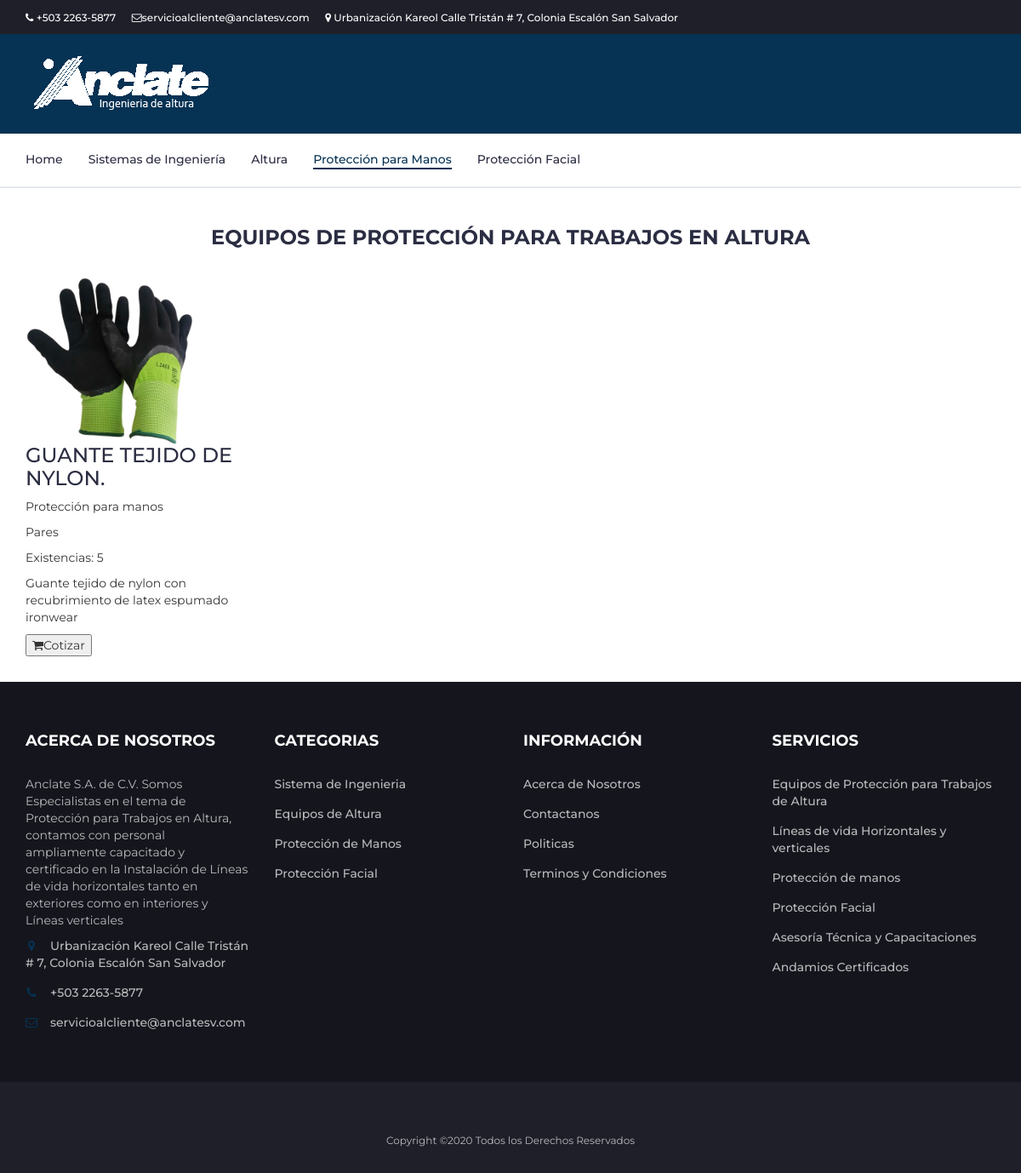
The page /productos/ppmanos.php on the database its author committed.
### tables this page shows
CREATE TABLE IF NOT EXISTS `producto` (
  `idProducto` varchar(25) NOT NULL,
  `nombre` varchar(80) NOT NULL,
  `descripcion` varchar(100) NOT NULL,
  `imagen` varchar(150) DEFAULT NULL,
  `stock` int(11) DEFAULT NULL,
  `idTipoProducto` int(11) DEFAULT NULL,
  `idMedida` int(11) NOT NULL,
  PRIMARY KEY (`idProducto`),
  KEY `idMedida` (`idMedida`),
  KEY `idTipoProducto` (`idTipoProducto`)
);

CREATE TABLE IF NOT EXISTS `tipoproducto` (
  `idTipoProducto` int(11) NOT NULL AUTO_INCREMENT,
  `tipoProducto` varchar(100) DEFAULT NULL,
  PRIMARY KEY (`idTipoProducto`)
);

CREATE TABLE IF NOT EXISTS `medida` (
  `idMedida` int(11) NOT NULL,
  `medida` varchar(25) NOT NULL,
  PRIMARY KEY (`idMedida`)
);

### productos/ppmanos.php (the view, shortened to what this page needs)
<!DOCTYPE html>
<html lang="en">
	<head>
 		<link type="text/css" rel="stylesheet" href="../css/bootstrap.min.css"/>
 		<link type="text/css" rel="stylesheet" href="../css/slick.css"/>
 		<link type="text/css" rel="stylesheet" href="../css/slick-theme.css"/>
 		<link type="text/css" rel="stylesheet" href="../css/nouislider.min.css"/>
 		<link rel="stylesheet" href="../css/font-awesome.min.css">
 		<link type="text/css" rel="stylesheet" href="../css/style.css"/>
    </head>
	<body>
		<header>
			<div id="top-header">
				<div class="container">
					<ul class="header-links pull-left">
						<li><a href="#"><i class="fa fa-phone"></i> +503 2263-5877 </a></li>
						<li><a href="#"><i class="fa fa-envelope-o"></i>servicioalcliente@anclatesv.com</a></li>
						<li><a href="#"><i class="fa fa-map-marker"></i> Urbanización Kareol Calle Tristán # 7, Colonia Escalón
							San Salvador </a></li>
					</ul>
				</div>
			</div>
			<div id="header">
				<div class="container">
					<div class="row">
						<div class="col-md-3">
							<div class="header-logo">
								<a href="#" class="logo">
									<img src="../img/logo2.png" alt="">
								</a>
							</div>
						</div>
							</div>
						</div>
					</div>
		</header>
		<nav id="navigation">
			<div class="container">
				<div id="responsive-nav">
					<ul class="main-nav nav navbar-nav">
						<li><a href="../index.html">Home</a></li>
						<li><a href="sisIngeniera.php">Sistemas de Ingeniería</a></li>
						<li><a href="altura.php">Altura</a></li>
						<li class="active"><a href="ppmanos.php">Protección para Manos</a></li>
						<li><a href="ppfacial.php">Protección Facial</a></li>
					</ul>
				</div>
			</div>
		</nav>
		<div class="section">
			<div class="container">
				<div class="row">
					<div class="col-md-12">
						<div class="section-title text-center">
							<h3 class="title">Equipos de Protección para trabajos en altura</h3>
						</div>
					</div>
<?php
		$host = "localhost";
    $basededatos = "anclate";
    $usuariodb = "root";
    $clavedb = "";
    $conexion = new mysqli($host,$usuariodb,$clavedb,$basededatos);
    if($conexion->connect_errno){
        echo '<script language="javascript">alert("Error en la conexion de la BDD");</script>';
        exit();
    }else{
        $query = mysqli_query($conexion,"SELECT * FROM producto AS p INNER JOIN tipoproducto AS tp ON p.idTipoProducto= tp.idTipoProducto INNER JOIN medida AS m ON p.idMedida = m.idMedida WHERE p.idTipoProducto = '3' ");
    $result = mysqli_num_rows($query);
    if($result > 0){
        while ($data = mysqli_fetch_array($query)){
?>
					<div class="col-md-3 col-xs-6">
						<div class="product">
							<div class="product-img">
                            <img src="../img/<?php echo $data["imagen"]?>" height="200" width="200"/>
							</div>
							<div class="product-body">
								<h3 class="product-name"><a href="#"><?php echo $data["nombre"]?></a></h3>
                                <p class="product-category"><?php echo $data["tipoProducto"]?></p>
                                <p class="product-category"><?php echo $data["medida"]?></p>
                                <p class="product-category">Existencias: <?php echo $data["stock"]?></p>
                                <p class="product-category"><?php echo $data["descripcion"]?></p>
							</div>
							<div class="add-to-cart">
								<button class="add-to-cart-btn"><i class="fa fa-shopping-cart"></i>Cotizar</button>
							</div>
						</div>
					</div>
<?php
}
}
}
?>
				</div>
			</div>
		</div>
		<footer id="footer">
			<div class="section">
				<div class="container">
					<div class="row">
						<div class="col-md-3 col-xs-6">
							<div class="footer">
								<h3 class="footer-title">Acerca de Nosotros</h3>
								<p>Anclate S.A. de C.V. Somos Especialistas en el tema de Protección para Trabajos en Altura, contamos con personal ampliamente capacitado y certificado en la Instalación de Líneas de vida horizontales tanto en exteriores como en interiores y Líneas  verticales</p>
								<ul class="footer-links">
									<li><a href="#"><i class="fa fa-map-marker"></i>Urbanización Kareol Calle Tristán # 7, Colonia Escalón
										San Salvador </a></li>
									<li><a href="#"><i class="fa fa-phone"></i>+503 2263-5877 </a></li>
									<li><a href="#"><i class="fa fa-envelope-o"></i>servicioalcliente@anclatesv.com</a></li>
								</ul>
							</div>
						</div>
						<div class="col-md-3 col-xs-6">
							<div class="footer">
								<h3 class="footer-title">Categorias</h3>
								<ul class="footer-links">
									<li><a href="sisIngeniera.php">Sistema de Ingenieria</a></li>
									<li><a href="altura.php">Equipos de Altura</a></li>
									<li><a href="ppmanos.php">Protección de Manos</a></li>
									<li><a href="ppfacial.php">Protección Facial</a></li>
								</ul>
							</div>
						</div>
						<div class="col-md-3 col-xs-6">
							<div class="footer">
								<h3 class="footer-title">Información</h3>
								<ul class="footer-links">
									<li><a href="#">Acerca de Nosotros</a></li>
									<li><a href="#">Contactanos</a></li>
									<li><a href="#">Politicas</a></li>
									<li><a href="#">Terminos y Condiciones</a></li>
								</ul>
							</div>
						</div>
						<div class="col-md-3 col-xs-6">
							<div class="footer">
								<h3 class="footer-title">Servicios</h3>
								<ul class="footer-links">
									<li><a href="#">Equipos de Protección para Trabajos de Altura</a></li>
									<li><a href="#">Líneas de vida Horizontales y verticales</a></li>
									<li><a href="#">Protección de manos</a></li>
									<li><a href="#">Protección Facial</a></li>
									<li><a href="#">Asesoría Técnica y Capacitaciones</a></li>
									<li><a href="#">Andamios Certificados</a></li>
								</ul>
							</div>
						</div>
					</div>
				</div>
			</div>
			<div id="bottom-footer" class="section">
				<div class="container">
					<div class="row">
						<div class="col-md-12 text-center">
							<span class="copyright">
								Copyright &copy;<script>document.write(new Date().getFullYear());</script> Todos los Derechos Reservados  </a>
							</span>
						</div>
					</div>
				</div>
			</div>
		</footer>
	</body>
</html>

### css/style.css (style rules this page uses)
body { font-family: 'Montserrat', sans-serif; font-weight: 400; color: #333; }
h1, h2, h3, h4, h5, h6 { color: #2B2D42; font-weight: 700; margin: 0 0 10px; }
a { color: #2B2D42; font-weight: 500; -webkit-transition: 0.2s color; transition: 0.2s color; }
ul, ol { margin: 0; padding: 0; list-style: none }
.section { padding-top: 30px; padding-bottom: 30px; }
.section-title { position: relative; margin-bottom: 30px; margin-top: 15px; }
.section-title .title { display: inline-block; text-transform: uppercase; margin: 0px; }
#top-header { padding-top: 10px; padding-bottom: 10px; background-color: #1E1F29; }
.header-links li { display: inline-block; margin-right: 15px; font-size: 12px; }
.header-links li:last-child { margin-right: 0px; }
.header-links li a { color: #FFF; }
#header { padding-top: 15px; padding-bottom: 15px; background-color: #063253; }
.header-logo { float: left; }
.header-logo .logo img { display: block; }
#navigation { background: #FFF; border-bottom: 2px solid #E4E7ED; border-top: 3px solid #063253; }
.main-nav>li+li { margin-left: 30px }
.main-nav>li>a { padding: 20px 0px; }
.main-nav>li>a:hover, .main-nav>li>a:focus, .main-nav>li.active>a { color: #063253; background-color: transparent; }
.main-nav>li>a:after { content: ""; display: block; width: 0%; height: 2px; background-color: #063253; -webkit-transition: 0.2s all; transition: 0.2s all; }
.main-nav>li>a:hover:after, .main-nav>li>a:focus:after, .main-nav>li.active>a:after { width: 100%; }
#footer { background: #15161D; color: #B9BABC; }
#bottom-footer { background: #1E1F29; }
.footer { margin: 30px 0px; }
.footer .footer-title { color: #FFF; text-transform: uppercase; font-size: 18px; margin: 0px 0px 30px; }
.footer-links li+li { margin-top: 15px; }
.footer-links li a { color: #B9BABC; }
.footer-links li i { margin-right: 15px; color: #063253; width: 14px; text-align: center; }
.copyright { margin-top: 30px; display: block; font-size: 12px; }

### rows shown on the page
producto: imagen (picture), nombre "GUANTE TEJIDO DE NYLON.", idTipoProducto.tipoProducto "Protección para manos", idMedida.medida "Pares", stock "5", descripcion "Guante tejido de nylon con recubrimiento de latex espumado ironwear"
